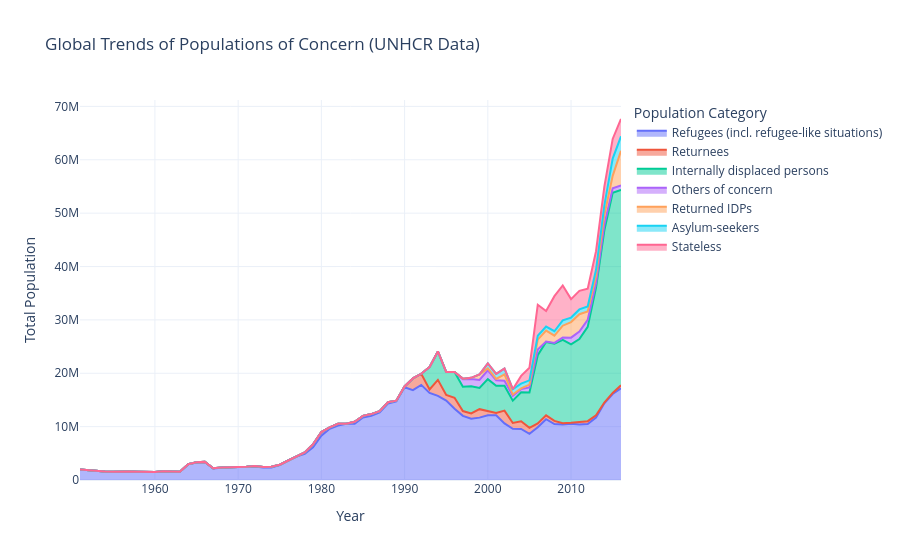

Notebook source saved alongside this figure:
### Code cell
import pandas as pd
import plotly.express as px
import os

# 1. Define file path (assuming it is in the same folder as this script)
file_name = "time_series.csv"

if not os.path.exists(file_name):
    print(f"Error: Could not find '{file_name}' in the current directory.")
    print("Please make sure your CSV file is in the same folder as this script.")
else:
    print(f"Successfully located {file_name}. Processing data...")

    # 2. Load the dataset
    df = pd.read_csv(file_name)

    # 3. Clean the 'Value' column
    # UNHCR data uses '*' to protect identity for small numbers (1-4). 
    # We replace it with '2' (an average estimate) or '0' so Python can treat it as a number.
    df['Value'] = df['Value'].replace('*', '2')
    df['Value'] = pd.to_numeric(df['Value'], errors='coerce').fillna(0)

    # 4. Aggregate data globally by Year and Population Type
    # This groups millions of rows into a clean summary over time
    summary_df = df.groupby(['Year', 'Population type'])['Value'].sum().reset_index()

    # 5. Create an Interactive Stacked Area Chart
    fig = px.area(
        summary_df, 
        x='Year', 
        y='Value', 
        color='Population type',
        title='Global Trends of Populations of Concern (UNHCR Data)',
        labels={'Value': 'Total Number of People', 'Year': 'Year'},
        template='plotly_white' # Clean visual background
    )

    # Improve layout styling
    fig.update_layout(
        xaxis_title="Year",
        yaxis_title="Total Population",
        legend_title="Population Category",
        hovermode="x unified" # Shows all categories simultaneously when hovering
    )

    # 6. Display the graph
    print("Opening the graph in your browser...")
    fig.show()

### Figure 1 — Plotly figure (JSON) as saved in the notebook; plotly's stock layout.template omitted (floating-point values rounded to 4 significant figures)
{"data": [{"fillpattern": {"shape": ""}, "hovertemplate": "Population type=Refugees (incl. refugee-like situations)<br>Year=%{x}<br>Total Number of People=%{y}<extra></extra>", "legendgroup": "Refugees (incl. refugee-like situations)", "line": {"color": "#636efa"}, "marker": {"symbol": "circle"}, "mode": "lines", "name": "Refugees (incl. refugee-like situations)", "orientation": "v", "showlegend": true, "stackgroup": "1", "type": "scatter", "x": [1951, 1952, 1953, 1954, 1955, 1956, 1957, 1958, 1959, 1960, 1961, 1962, 1963, 1964, 1965, 1966, 1967, 1968, 1969, 1970, 1971, 1972, 1973, 1974, 1975, 1976, 1977, 1978, 1979, 1980, 1981, 1982, 1983, 1984, 1985, 1986, 1987, 1988, 1989, 1990, 1991, 1992, 1993, 1994, 1995, 1996, 1997, 1998, 1999, 2000, 2001, 2002, 2003, 2004, 2005, 2006, 2007, 2008, 2009, 2010, 2011, 2012, 2013, 2014, 2015, 2016], "xaxis": "x", "y": [1957211, 1787928, 1679304, 1581628, 1547066, 1600875, 1582814, 1545310, 1520185, 1504664, 1641867, 1623322, 1556603, 2954919, 3269615, 3363873, 2176941, 2313726, 2433657, 2443730, 2451710, 2527130, 2322585, 2360973, 2775314, 3667331, 4395459, 4913804, 6110422, 8287287, 9611176, 10218319, 10519723, 10557306, 11699562, 12028574, 12668947, 14341431, 14726576, 17390695, 16848803, 17819063, 16325525, 15753691, 14896087, 13357087, 12015350, 11480860, 11687226, 12129572, 12116835, 10594055, 9592795, 9573397, 8661994, 9877703, 11390930, 10489812, 10396538, 10549681, 10404804, 10497957, 11699279, 14385316, 16111285, 17187633], "yaxis": "y"}, {"fillpattern": {"shape": ""}, "hovertemplate": "Population type=Returnees<br>Year=%{x}<br>Total Number of People=%{y}<extra></extra>", "legendgroup": "Returnees", "line": {"color": "#EF553B"}, "marker": {"symbol": "circle"}, "mode": "lines", "name": "Returnees", "orientation": "v", "showlegend": true, "stackgroup": "1", "type": "scatter", "x": [1965, 1966, 1967, 1968, 1969, 1970, 1971, 1972, 1973, 1974, 1975, 1976, 1977, 1978, 1979, 1980, 1981, 1982, 1983, 1984, 1985, 1986, 1987, 1988, 1989, 1990, 1991, 1992, 1993, 1994, 1995, 1996, 1997, 1998, 1999, 2000, 2001, 2002, 2003, 2004, 2005, 2006, 2007, 2008, 2009, 2010, 2011, 2012, 2013, 2014, 2015, 2016], "xaxis": "x", "y": [38100, 29000, 7580, 21840, 31690, 13740, 23820, 114160, 120840, 123140, 88960, 13190, 1620, 262090, 571070, 705210, 234892, 315810, 21505, 358004, 317556, 323620, 232270, 222502, 137159, 138232, 2183838, 2083989, 651131, 3006368, 1052486, 2044784, 900468, 1009961, 1588467, 763572, 453853, 2411781, 1093312, 1431926, 1105395, 710609, 728166, 589441, 247580, 171179, 530960, 525180, 413619, 126823, 201415, 552236], "yaxis": "y"}, {"fillpattern": {"shape": ""}, "hovertemplate": "Population type=Internally displaced persons<br>Year=%{x}<br>Total Number of People=%{y}<extra></extra>", "legendgroup": "Internally displaced persons", "line": {"color": "#00cc96"}, "marker": {"symbol": "circle"}, "mode": "lines", "name": "Internally displaced persons", "orientation": "v", "showlegend": true, "stackgroup": "1", "type": "scatter", "x": [1993, 1994, 1995, 1996, 1997, 1998, 1999, 2000, 2001, 2002, 2003, 2004, 2005, 2006, 2007, 2008, 2009, 2010, 2011, 2012, 2013, 2014, 2015, 2016], "xaxis": "x", "y": [4198400, 5322990, 4286690, 4853712, 4573112, 5063880, 3968648, 5998501, 5096502, 4646641, 4181701, 5426539, 6616791, 12794268, 13740317, 14442227, 15628057, 14697804, 15473378, 17670368, 23925555, 32274619, 37494172, 36627127], "yaxis": "y"}, {"fillpattern": {"shape": ""}, "hovertemplate": "Population type=Others of concern<br>Year=%{x}<br>Total Number of People=%{y}<extra></extra>", "legendgroup": "Others of concern", "line": {"color": "#ab63fa"}, "marker": {"symbol": "circle"}, "mode": "lines", "name": "Others of concern", "orientation": "v", "showlegend": true, "stackgroup": "1", "type": "scatter", "x": [1997, 1998, 1999, 2000, 2001, 2002, 2003, 2004, 2005, 2006, 2007, 2008, 2009, 2010, 2011, 2012, 2013, 2014, 2015, 2016], "xaxis": "x", "y": [1404100, 1378545, 1491144, 1653851, 1039516, 953323, 905344, 597044, 960366, 1045409, 68615, 166856, 411698, 1255579, 1411848, 1329607, 836100, 1052767, 870740, 803157], "yaxis": "y"}, {"fillpattern": {"shape": ""}, "hovertemplate": "Population type=Returned IDPs<br>Year=%{x}<br>Total Number of People=%{y}<extra></extra>", "legendgroup": "Returned IDPs", "line": {"color": "#FFA15A"}, "marker": {"symbol": "circle"}, "mode": "lines", "name": "Returned IDPs", "orientation": "v", "showlegend": true, "stackgroup": "1", "type": "scatter", "x": [1997, 1998, 1999, 2000, 2001, 2002, 2003, 2004, 2005, 2006, 2007, 2008, 2009, 2010, 2011, 2012, 2013, 2014, 2015, 2016], "xaxis": "x", "y": [100282, 207242, 1048387, 369055, 240950, 1179038, 237798, 146516, 519430, 1864171, 2070118, 1361436, 2229540, 2923233, 3245804, 1545486, 1356182, 1822591, 2317314, 6511144], "yaxis": "y"}, {"fillpattern": {"shape": ""}, "hovertemplate": "Population type=Asylum-seekers<br>Year=%{x}<br>Total Number of People=%{y}<extra></extra>", "legendgroup": "Asylum-seekers", "line": {"color": "#19d3f3"}, "marker": {"symbol": "circle"}, "mode": "lines", "name": "Asylum-seekers", "orientation": "v", "showlegend": true, "stackgroup": "1", "type": "scatter", "x": [2000, 2001, 2002, 2003, 2004, 2005, 2006, 2007, 2008, 2009, 2010, 2011, 2012, 2013, 2014, 2015, 2016], "xaxis": "x", "y": [947926, 943980, 1093824, 996488, 885249, 802174, 741291, 741110, 825043, 989169, 837445, 897021, 942797, 1164449, 1804465, 3224966, 2720628], "yaxis": "y"}, {"fillpattern": {"shape": ""}, "hovertemplate": "Population type=Stateless<br>Year=%{x}<br>Total Number of People=%{y}<extra></extra>", "legendgroup": "Stateless", "line": {"color": "#FF6692"}, "marker": {"symbol": "circle"}, "mode": "lines", "name": "Stateless", "orientation": "v", "showlegend": true, "stackgroup": "1", "type": "scatter", "x": [2004, 2005, 2006, 2007, 2008, 2009, 2010, 2011, 2012, 2013, 2014, 2015, 2016], "xaxis": "x", "y": [1455860, 2383651, 5805943, 2938541, 6573466, 6559573, 3463070, 3477101, 3335777, 3469278, 3492263, 3687764, 3242204], "yaxis": "y"}], "layout": {"hovermode": "x unified", "legend": {"title": {"text": "Population Category"}, "tracegroupgap": 0}, "title": {"text": "Global Trends of Populations of Concern (UNHCR Data)"}, "xaxis": {"anchor": "y", "domain": [0, 1], "title": {"text": "Year"}}, "yaxis": {"anchor": "x", "domain": [0, 1], "title": {"text": "Total Population"}}}}
